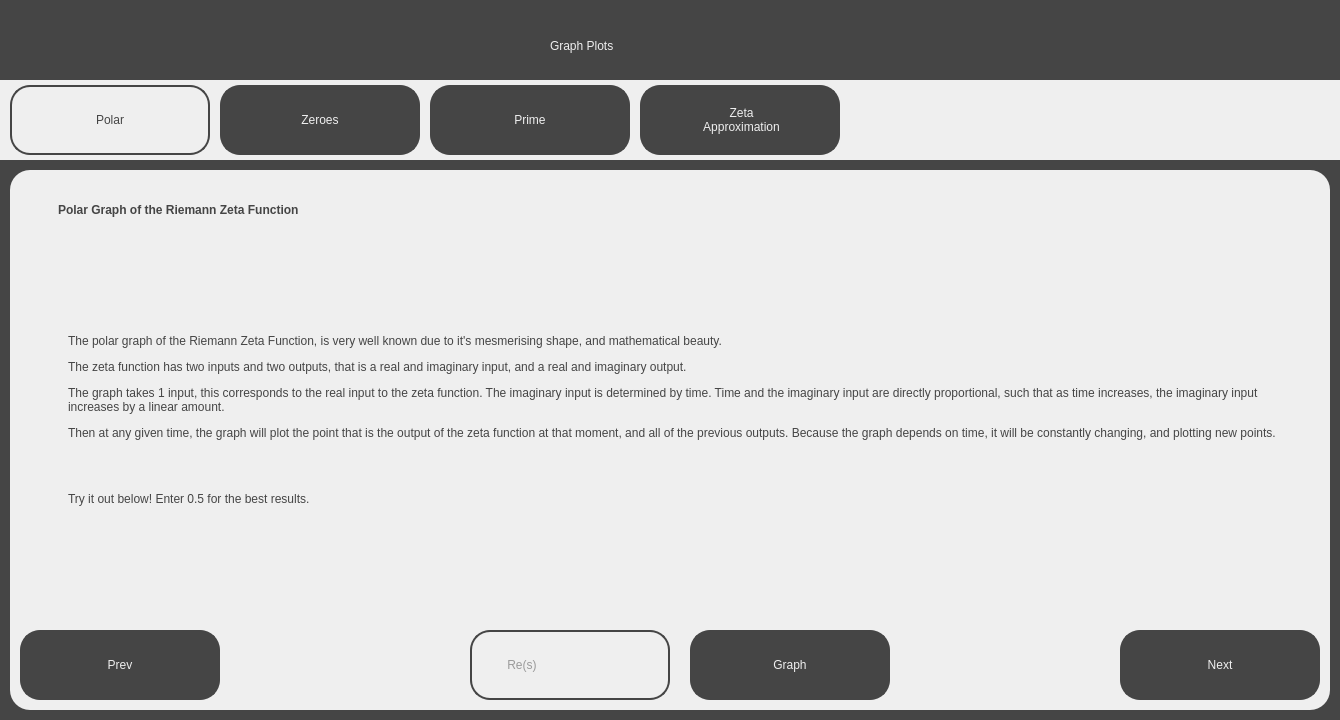
<?xml version="1.0" encoding="UTF-8"?>
<ui version="4.0">
 <class>PolarGraphScreen</class>
 <widget class="QDialog" name="PolarGraphScreen">
  <property name="geometry">
   <rect>
    <x>0</x>
    <y>0</y>
    <width>1340</width>
    <height>720</height>
   </rect>
  </property>
  <property name="windowTitle">
   <string>Visualising the Riemann Hypothesis - Investigation</string>
  </property>
  <property name="sizeGripEnabled">
   <bool>false</bool>
  </property>
  <widget class="QWidget" name="widget" native="true">
   <property name="geometry">
    <rect>
     <x>0</x>
     <y>0</y>
     <width>1340</width>
     <height>720</height>
    </rect>
   </property>
   <property name="styleSheet">
    <string notr="true">background-color: rgb(69, 69, 69);</string>
   </property>
   <widget class="QLabel" name="Title">
    <property name="geometry">
     <rect>
      <x>550</x>
      <y>20</y>
      <width>281</width>
      <height>51</height>
     </rect>
    </property>
    <property name="styleSheet">
     <string notr="true">font: 36pt &quot;Sans Serif&quot;; color:rgb(239, 239, 239)</string>
    </property>
    <property name="text">
     <string>Graph Plots</string>
    </property>
   </widget>
   <widget class="QWidget" name="TabBar" native="true">
    <property name="geometry">
     <rect>
      <x>0</x>
      <y>80</y>
      <width>1340</width>
      <height>80</height>
     </rect>
    </property>
    <property name="styleSheet">
     <string notr="true">background-color: rgb(239, 239, 239);</string>
    </property>
    <widget class="QPushButton" name="PolarTab">
     <property name="geometry">
      <rect>
       <x>10</x>
       <y>5</y>
       <width>200</width>
       <height>70</height>
      </rect>
     </property>
     <property name="cursor">
      <cursorShape>PointingHandCursor</cursorShape>
     </property>
     <property name="styleSheet">
      <string notr="true">border: 2px solid;
border-radius: 20px;
border-color:rgb(69, 69, 69);
background-color: rgb(239, 239, 239);
font: 18pt &quot;Sans Serif&quot;; color:rgb(69, 69, 69);
</string>
     </property>
     <property name="text">
      <string>Polar</string>
     </property>
    </widget>
    <widget class="QPushButton" name="ZetaZeroesPlotTab">
     <property name="geometry">
      <rect>
       <x>220</x>
       <y>5</y>
       <width>200</width>
       <height>70</height>
      </rect>
     </property>
     <property name="cursor">
      <cursorShape>PointingHandCursor</cursorShape>
     </property>
     <property name="styleSheet">
      <string notr="true">border: 2px solid;
border-radius: 20px;
border-color:rgb(69, 69, 69);
background-color: rgb(69, 69, 69);
font: 18pt &quot;Sans Serif&quot;; color:rgb(239, 239, 239);
</string>
     </property>
     <property name="text">
      <string>Zeroes</string>
     </property>
    </widget>
    <widget class="QPushButton" name="PrimeTab">
     <property name="geometry">
      <rect>
       <x>430</x>
       <y>5</y>
       <width>200</width>
       <height>70</height>
      </rect>
     </property>
     <property name="cursor">
      <cursorShape>PointingHandCursor</cursorShape>
     </property>
     <property name="styleSheet">
      <string notr="true">border: 2px solid;
border-radius: 20px;
border-color:rgb(69, 69, 69);
background-color: rgb(69, 69, 69);
font: 18pt &quot;Sans Serif&quot;; color:rgb(239, 239, 239);
</string>
     </property>
     <property name="text">
      <string>Prime</string>
     </property>
    </widget>
    <widget class="QLabel" name="ZetaApproximationLabel">
     <property name="geometry">
      <rect>
       <x>640</x>
       <y>5</y>
       <width>200</width>
       <height>70</height>
      </rect>
     </property>
     <property name="styleSheet">
      <string notr="true">border: 2px solid;
border-radius: 20px;
border-color:rgb(69, 69, 69);
background-color: rgb(69, 69, 69);
font: 18pt &quot;Sans Serif&quot;; color:rgb(239, 239, 239);
</string>
     </property>
     <property name="text">
      <string>&lt;html&gt;&lt;head/&gt;&lt;body&gt;&lt;p align=&quot;center&quot;&gt;Zeta&lt;br/&gt;Approximation&lt;/p&gt;&lt;/body&gt;&lt;/html&gt;</string>
     </property>
    </widget>
    <widget class="QPushButton" name="ZetaApproximationTab">
     <property name="geometry">
      <rect>
       <x>640</x>
       <y>5</y>
       <width>200</width>
       <height>70</height>
      </rect>
     </property>
     <property name="cursor">
      <cursorShape>PointingHandCursor</cursorShape>
     </property>
     <property name="styleSheet">
      <string notr="true">border-radius: 20px;
background-color: rgba(0, 0, 0, 0);
font: 18pt &quot;Sans Serif&quot;;
</string>
     </property>
     <property name="text">
      <string/>
     </property>
    </widget>
   </widget>
   <widget class="QWidget" name="MainWidget" native="true">
    <property name="geometry">
     <rect>
      <x>10</x>
      <y>170</y>
      <width>1320</width>
      <height>540</height>
     </rect>
    </property>
    <property name="styleSheet">
     <string notr="true">background-color: rgb(239, 239, 239);
border-radius: 20px;</string>
    </property>
    <widget class="QPushButton" name="PrevButton">
     <property name="geometry">
      <rect>
       <x>10</x>
       <y>460</y>
       <width>200</width>
       <height>70</height>
      </rect>
     </property>
     <property name="cursor">
      <cursorShape>PointingHandCursor</cursorShape>
     </property>
     <property name="styleSheet">
      <string notr="true">border: 2px solid;
border-radius: 20px;
border-color:rgb(69, 69, 69);
background-color: rgb(69, 69, 69);
font: 18pt &quot;Sans Serif&quot;; color:rgb(239, 239, 239);
</string>
     </property>
     <property name="text">
      <string>Prev</string>
     </property>
    </widget>
    <widget class="QPushButton" name="NextButton">
     <property name="geometry">
      <rect>
       <x>1110</x>
       <y>460</y>
       <width>200</width>
       <height>70</height>
      </rect>
     </property>
     <property name="cursor">
      <cursorShape>PointingHandCursor</cursorShape>
     </property>
     <property name="styleSheet">
      <string notr="true">border: 2px solid;
border-radius: 20px;
border-color:rgb(69, 69, 69);
background-color: rgb(69, 69, 69);
font: 18pt &quot;Sans Serif&quot;; color:rgb(239, 239, 239);
</string>
     </property>
     <property name="text">
      <string>Next</string>
     </property>
    </widget>
    <widget class="QPushButton" name="GraphButton">
     <property name="geometry">
      <rect>
       <x>680</x>
       <y>460</y>
       <width>200</width>
       <height>70</height>
      </rect>
     </property>
     <property name="cursor">
      <cursorShape>PointingHandCursor</cursorShape>
     </property>
     <property name="styleSheet">
      <string notr="true">border: 2px solid;
border-radius: 20px;
border-color:rgb(69, 69, 69);
background-color: rgb(69, 69, 69);
font: 18pt &quot;Sans Serif&quot;; color:rgb(239, 239, 239);
</string>
     </property>
     <property name="text">
      <string>Graph</string>
     </property>
    </widget>
    <widget class="QLineEdit" name="GraphInput">
     <property name="geometry">
      <rect>
       <x>460</x>
       <y>460</y>
       <width>200</width>
       <height>70</height>
      </rect>
     </property>
     <property name="toolTip">
      <string>&lt;html&gt;&lt;head/&gt;&lt;body&gt;&lt;p align=&quot;center&quot;&gt; Re(s)&lt;/body&gt;&lt;/html&gt;</string>
     </property>
     <property name="styleSheet">
      <string notr="true">background-color: rgb(239, 239, 239);
color: rgb(69, 69, 69);
font: 18pt &quot;Sans Serif&quot;;
border: 2px solid;
border-radius: 20px;
border-color:rgb(69, 69, 69);
text-align: center;</string>
     </property>
     <property name="text">
      <string/>
     </property>
     <property name="cursorPosition">
      <number>0</number>
     </property>
     <property name="placeholderText">
      <string>          Re(s)</string>
     </property>
    </widget>
    <widget class="QLabel" name="SubTitleText">
     <property name="geometry">
      <rect>
       <x>40</x>
       <y>20</y>
       <width>821</width>
       <height>41</height>
      </rect>
     </property>
     <property name="styleSheet">
      <string notr="true">font: 25pt &quot;Sans Serif&quot;; color:rgb(69, 69, 69);
background-color: rgb(239, 239, 239); padding: 5px;</string>
     </property>
     <property name="text">
      <string>&lt;html&gt;&lt;head/&gt;&lt;body&gt;&lt;p&gt;&lt;span style=&quot; font-weight:600;&quot;&gt;Polar Graph of the Riemann Zeta Function&lt;/span&gt;&lt;/p&gt;&lt;/body&gt;&lt;/html&gt;</string>
     </property>
    </widget>
    <widget class="QLabel" name="MainText">
     <property name="geometry">
      <rect>
       <x>50</x>
       <y>80</y>
       <width>1251</width>
       <height>341</height>
      </rect>
     </property>
     <property name="styleSheet">
      <string notr="true">font: 13pt &quot;Sans Serif&quot;; color:rgb(69, 69, 69);
background-color: rgb(239, 239, 239); padding: 5px;</string>
     </property>
     <property name="text">
      <string>&lt;html&gt;&lt;head/&gt;&lt;body&gt;&lt;p&gt;The polar graph of the Riemann Zeta Function, is very well known due to it's mesmerising shape, and mathematical beauty.&lt;/p&gt;&lt;p&gt;The zeta function has two inputs and two outputs, that is a real and imaginary input, and a real and imaginary output.&lt;/p&gt;&lt;p&gt;The graph takes 1 input, this corresponds to the real input to the zeta function. The imaginary input is determined by time. Time and the imaginary input are directly proportional, such that as time increases, the imaginary input increases by a linear amount.&lt;/p&gt;&lt;p&gt;Then at any given time, the graph will plot the point that is the output of the zeta function at that moment, and all of the previous outputs. Because the graph depends on time, it will be constantly changing, and plotting new points.&lt;/p&gt;&lt;p&gt;&lt;br/&gt;&lt;/p&gt;&lt;p&gt;Try it out below! Enter 0.5 for the best results.&lt;/p&gt;&lt;/body&gt;&lt;/html&gt;</string>
     </property>
     <property name="wordWrap">
      <bool>true</bool>
     </property>
    </widget>
    <widget class="QLabel" name="ErrorLabel">
     <property name="geometry">
      <rect>
       <x>450</x>
       <y>410</y>
       <width>461</width>
       <height>41</height>
      </rect>
     </property>
     <property name="styleSheet">
      <string notr="true">color: rgb(255, 0, 0);
font: 12pt &quot;Sans Serif&quot;;</string>
     </property>
     <property name="text">
      <string>&lt;html&gt;&lt;head/&gt;&lt;body&gt;&lt;p align=&quot;center&quot;&gt;&lt;br/&gt;&lt;/p&gt;&lt;/body&gt;&lt;/html&gt;</string>
     </property>
    </widget>
   </widget>
  </widget>
 </widget>
 <resources/>
 <connections/>
</ui>
